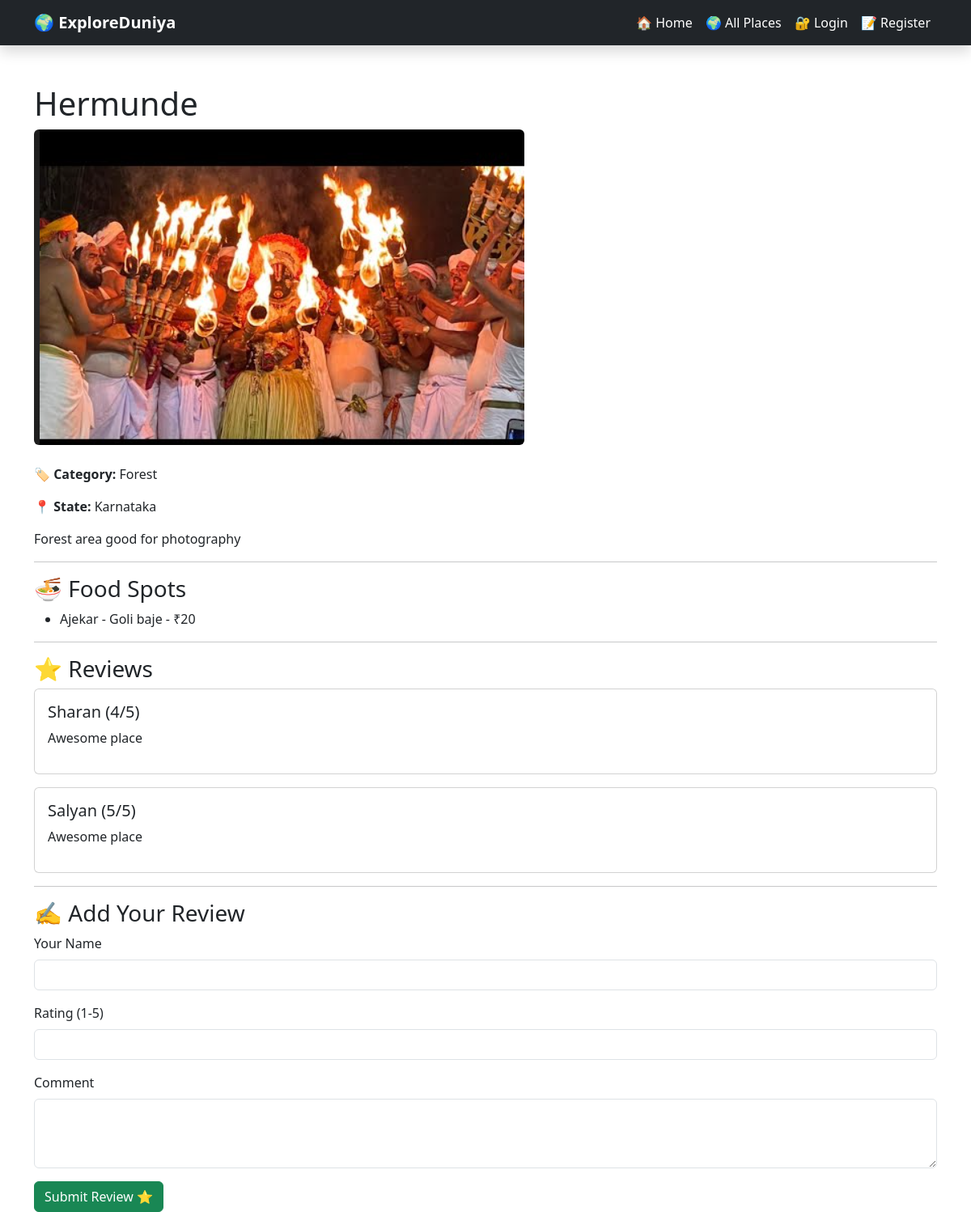
Before: /places/1/ with the older database file.
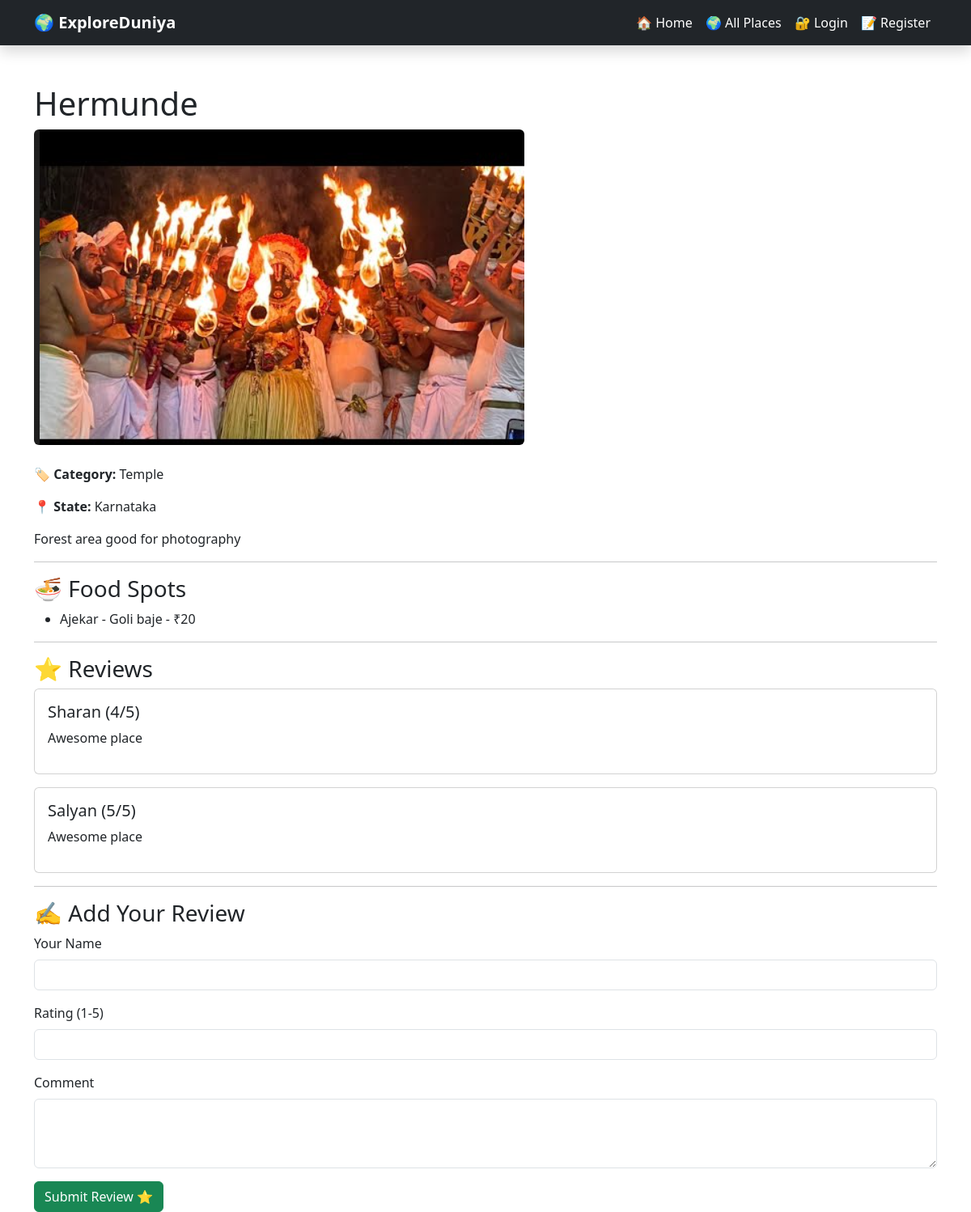
After: the same page with the newer database file.
### places/models.py (models this page shows, shortened)
class Place(models.Model):
    CATEGORY_CHOICES = [
        ("Forest", "Forest"),
        ("Mountain", "Mountain"),
        ("Temple", "Temple"),
        ("Beach", "Beach"),
        ("Waterfall", "Waterfall"),
        ("Historical", "Historical"),
        ("Food", "Food Destination"),
    ]
    name = models.CharField(max_length=100)
    state = models.CharField(max_length=100)
    district = models.CharField(
        max_length=100,
        blank=True,
        default=""
    )
    taluk = models.CharField(
        max_length=100,
        blank=True,
        default=""
    )
    description = models.TextField()
    category = models.CharField(
        max_length=50,
        choices=CATEGORY_CHOICES,
        default="Forest"
    )
    image = models.ImageField(
        upload_to="places/",
        blank=True,
        null=True
    )

### places/views.py (the view, shortened to what this page needs)
def place_detail(request, place_id):
    place = get_object_or_404(Place, id=place_id)
    return render(
        request,
        "places/place_detail.html",
        {
            "place": place,
        },
    )

### places/templates/places/place_detail.html (shortened to what this page needs)
<!DOCTYPE html>
<html>
<head>
    <link href="https://cdn.jsdelivr.net/npm/bootstrap@5.3.7/dist/css/bootstrap.min.css" rel="stylesheet">
</head>
<body>
<nav class="navbar navbar-expand-lg navbar-dark bg-dark shadow">
    <div class="container">
        <a class="navbar-brand fw-bold" href="/">
            🌍 ExploreDuniya
        </a>
        <div class="navbar-nav ms-auto align-items-center">
            <a class="nav-link text-white" href="/">
                🏠 Home
            </a>
            <a class="nav-link text-white" href="/places/">
                🌍 All Places
            </a>
            {% if user.is_authenticated %}
                <a class="nav-link text-warning fw-bold" href="/suggest-place/">
                    ➕ Suggest a Place
                </a>
                <span class="nav-link text-info">
                    👋 Welcome, {{ user.username }}
                </span>
                <form action="/accounts/logout/" method="post" class="ms-2">
                    {% csrf_token %}
                    <button type="submit" class="btn btn-sm btn-danger">
                        🚪 Logout
                    </button>
                </form>
            {% else %}
                <a class="nav-link text-white" href="/accounts/login/">
                    🔐 Login
                </a>
                <a class="nav-link text-white" href="/register/">
                    📝 Register
                </a>
            {% endif %}
        </div>
    </div>
</nav>
<div class="container mt-5">
    <h1>{{ place.name }}</h1>
    {% if place.image %}
        <img
            src="{{ place.image.url }}"
            class="img-fluid rounded mb-4"
            alt="{{ place.name }}"
            style="max-height: 400px;"
        >
    {% endif %}
    <p>
        <strong>🏷️ Category:</strong>
        {{ place.category }}
    </p>
    <p>
        <strong>📍 State:</strong>
        {{ place.state }}
    </p>
    <p>
        {{ place.description }}
    </p>
    <hr>
    <h3>🍜 Food Spots</h3>
    <ul>
        {% for food in place.foodspot_set.all %}
            <li>
                {{ food.name }} -
                {{ food.special_food }} -
                ₹{{ food.price }}
            </li>
        {% empty %}
            <li>No food spots added.</li>
        {% endfor %}
    </ul>
    <hr>
    <h3>⭐ Reviews</h3>
    {% for review in place.review_set.all %}
        <div class="card mb-3">
            <div class="card-body">
                <h5>
                    {{ review.user_name }}
                    ({{ review.rating }}/5)
                </h5>
                <p>{{ review.comment }}</p>
            </div>
        </div>
    {% empty %}
        <div class="alert alert-info">
            No reviews yet.
        </div>
    {% endfor %}
    <hr>
    <h3>✍️ Add Your Review</h3>
    <form method="POST">
        <div class="mb-3">
            <label class="form-label">Your Name</label>
            <input
                type="text"
                name="user_name"
                class="form-control"
                required
            >
        </div>
        <div class="mb-3">
            <label class="form-label">Rating (1-5)</label>
            <input
                type="number"
                name="rating"
                min="1"
                max="5"
                class="form-control"
                required
            >
        </div>
        <div class="mb-3">
            <label class="form-label">Comment</label>
            <textarea
                name="comment"
                class="form-control"
                rows="3"
                required
            ></textarea>
        </div>
        <button type="submit" class="btn btn-success">
            Submit Review ⭐
        </button>
    </form>
</div>
</body>
</html>

Changed rows visible on the page:
changed Place "Hermunde": category "Forest" → "Temple"
